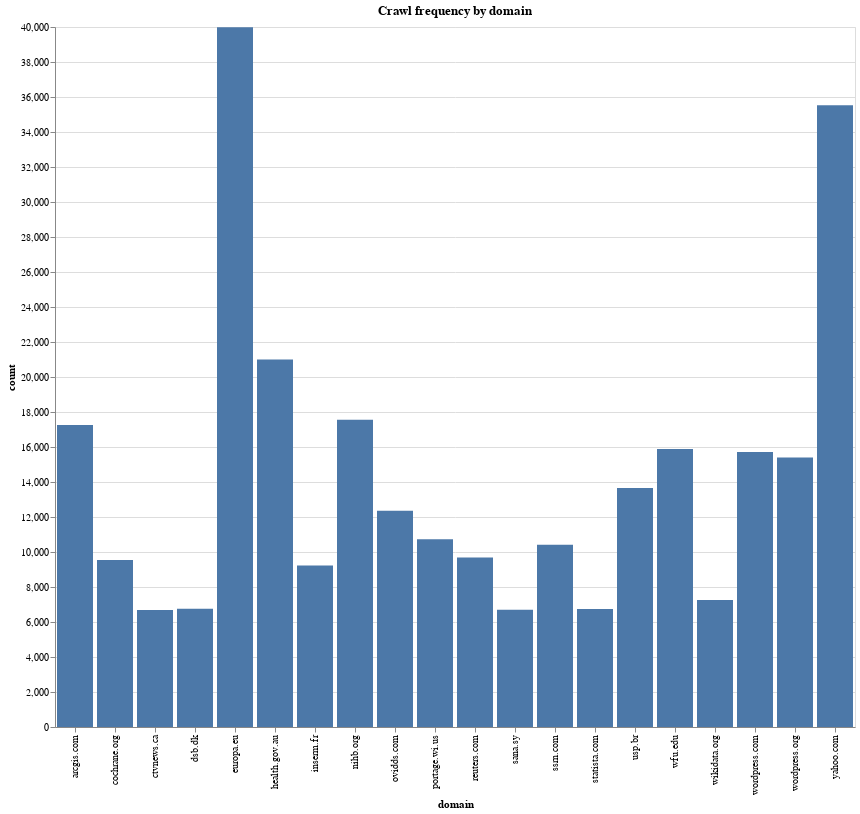

Notebook source saved alongside this figure:
### Code cell
web_pages_count_byDomain = web_pages.groupby(['domain']).size().reset_index(name='count')
web_pages_count_byDomain = web_pages_count_byDomain.sort_values(ascending=False, by='count')
topDomain = web_pages_count_byDomain.sort_values(ascending=False, by='count').head(20)


alt.data_transformers.disable_max_rows()

crawl_chart = (
    alt.Chart(topDomain)
    .mark_bar()
    .encode(
        x="domain",
        y="count",
        tooltip="count",
        order=alt.Order("count", sort="descending"),
    )
)

crawl_chart.properties(width=800, height=700, title="Crawl frequency by domain")

### Figure 1 — Vega-Lite specification as saved in the notebook (floating-point values rounded to 4 significant figures)
{"config": {"view": {"continuousWidth": 400, "continuousHeight": 300}}, "data": {"name": "data-1568067e10634b992c322124b1127a06"}, "mark": "bar", "encoding": {"order": {"type": "quantitative", "field": "count", "sort": "descending"}, "tooltip": {"type": "quantitative", "field": "count"}, "x": {"type": "nominal", "field": "domain"}, "y": {"type": "quantitative", "field": "count"}}, "height": 700, "title": "Crawl frequency by domain", "width": 800, "$schema": "https://vega.github.io/schema/vega-lite/v4.8.1.json", "datasets": {"data-1568067e10634b992c322124b1127a06": [{"domain": "europa.eu", "count": 39988}, {"domain": "yahoo.com", "count": 35534}, {"domain": "health.gov.au", "count": 20999}, {"domain": "nihb.org", "count": 17558}, {"domain": "arcgis.com", "count": 17258}, {"domain": "wfu.edu", "count": 15885}, {"domain": "wordpress.com", "count": 15720}, {"domain": "wordpress.org", "count": 15393}, {"domain": "usp.br", "count": 13659}, {"domain": "ovidds.com", "count": 12364}, {"domain": "portage.wi.us", "count": 10726}, {"domain": "ssrn.com", "count": 10413}, {"domain": "reuters.com", "count": 9691}, {"domain": "cochrane.org", "count": 9542}, {"domain": "inserm.fr", "count": 9222}, {"domain": "wikidata.org", "count": 7264}, {"domain": "dsb.dk", "count": 6752}, {"domain": "statista.com", "count": 6748}, {"domain": "sana.sy", "count": 6695}, {"domain": "ctvnews.ca", "count": 6690}]}}
